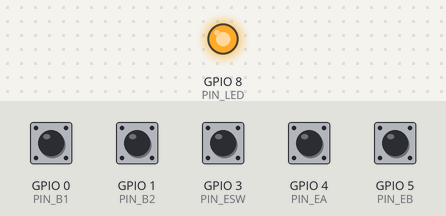
The sketch below on a simulated ESP32-C3. On the bench: output pins drawn as LEDs (lit = HIGH). The inputs (shaded band) are chosen by the test bench; at power-on: GPIO 0 (PIN_B1), GPIO 1 (PIN_B2), GPIO 3 (PIN_ESW), GPIO 4 (PIN_EA), GPIO 5 (PIN_EB) HIGH. Random numbers use the default seed unless the sketch sets one; EEPROM starts erased; nothing arrives over Bluetooth unless stated. At 5.3 s the program puts the board to deep sleep or switches it off; the recording ends there.

Above: at 1.2 s.
1.3 s: GPIO 0 (PIN_B1) pulled LOW for 1 s
At 2.37 s:
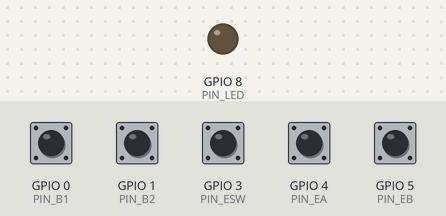
Timing chart, 0 to 4.3 s (numbered marks = the images above; inputs shaded):
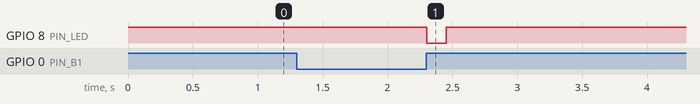

Measured:
- after the input at 1.3 s, GPIO 8 (PIN_LED): HIGH → LOW after 1.0 s, → HIGH 0.15 s later

The sketch:

vacuum-remote.ino
```cpp
/*
 * Беспроводной пульт пылесоса «S3»: ESP32-C3 (например, плата ESP32-C3 SuperMini), две кнопки
 * и энкодер с кнопкой, питание — аккумулятор 3,7 В через стабилизатор платы.
 *
 * Пульт не держит соединение: он спит (десятки микроампер) и просыпается от кнопки или поворота
 * энкодера, передаёт событие короткой рекламой Bluetooth (данные производителя «VR», повтор
 * 150 мс для надёжности) и через 3 с тишины снова засыпает. Контроллер (firmware/vacuum-s3)
 * слушает эфир, проверяет подпись SipHash-2-4 ключом пульта и счётчик (повтор или чужая посылка
 * не пройдут).
 *
 * Кнопка 1: коротко — пуск/стоп турбин, удержание 1 с — очистка фильтра.
 * Кнопка 2: коротко — вторая турбина вкл/выкл, удержание — режим авто/ручной.
 * Энкодер: мощность (ручной) или уставка расхода (авто); нажатие — очистка фильтра.
 * Привязка: на контроллере — «Выкл» + «Турбина 1» 3 с (или «Настройки → Пульт» на экране), затем
 * на пульте зажать обе кнопки на 5 с, пульт — рядом с контроллером (ключ идёт слабым сигналом).
 *
 * Выводы (пробуждение из сна — только GPIO0–GPIO5): кнопка 1 — GPIO0, кнопка 2 — GPIO1,
 * кнопка энкодера — GPIO3, энкодер A/B — GPIO4/GPIO5 (все — на землю, подтяжки внутри),
 * светодиод платы — GPIO8 (светит нулём).
 * Arduino IDE: плата «ESP32C3 Dev Module», USB CDC On Boot — Enabled.
 * arduino-cli: --fqbn esp32:esp32:esp32c3:CDCOnBoot=cdc
 */
#include <Arduino.h>
#include <BLEAdvertising.h>
#include <BLEDevice.h>
#include <Preferences.h>
#include "esp_bt.h"
#include "esp_mac.h"
#include "esp_sleep.h"
#include "remote_btn.h"

#define PIN_B1 0
#define PIN_B2 1
#define PIN_ESW 3
#define PIN_EA 4
#define PIN_EB 5
#define PIN_LED 8
#define IDLE_MS 3000
#define HOLD_MS 1000
#define PAIR_MS 5000

enum { EV_B1 = 1, EV_B1_HOLD, EV_B2, EV_B2_HOLD, EV_ENC, EV_ENC_SW };

static Preferences prefs;
static uint8_t key[16];
static uint32_t remote_id;
RTC_DATA_ATTR static uint32_t counter; /* переживает сон; копия — во флеше */
static BLEAdvertising *adv;

/* ---------------- SipHash-2-4 (как в контроллере, vac_drv.c) ---------------- */

#define ROTL(x, b) (uint64_t)(((x) << (b)) | ((x) >> (64 - (b))))
#define SIPROUND                                                     \
  do {                                                               \
    v0 += v1, v1 = ROTL(v1, 13), v1 ^= v0, v0 = ROTL(v0, 32);          \
    v2 += v3, v3 = ROTL(v3, 16), v3 ^= v2;                           \
    v0 += v3, v3 = ROTL(v3, 21), v3 ^= v0;                           \
    v2 += v1, v1 = ROTL(v1, 17), v1 ^= v2, v2 = ROTL(v2, 32);          \
  } while (0)

static uint64_t le64(const uint8_t *p) {
  uint64_t v = 0;
  for (int i = 7; i >= 0; i--) v = (v << 8) | p[i];
  return v;
}

static uint64_t siphash24(const uint8_t k[16], const uint8_t *data, int len) {
  uint64_t k0 = le64(k), k1 = le64(k + 8);
  uint64_t v0 = 0x736f6d6570736575ULL ^ k0, v1 = 0x646f72616e646f6dULL ^ k1;
  uint64_t v2 = 0x6c7967656e657261ULL ^ k0, v3 = 0x7465646279746573ULL ^ k1;
  int full = len & ~7;
  for (int i = 0; i < full; i += 8) {
    uint64_t m = le64(data + i);
    v3 ^= m;
    SIPROUND;
    SIPROUND;
    v0 ^= m;
  }
  uint64_t b = (uint64_t)len << 56;
  for (int i = 0; i < (len & 7); i++) b |= (uint64_t)data[full + i] << (8 * i);
  v3 ^= b;
  SIPROUND;
  SIPROUND;
  v0 ^= b;
  v2 ^= 0xff;
  SIPROUND;
  SIPROUND;
  SIPROUND;
  SIPROUND;
  return v0 ^ v1 ^ v2 ^ v3;
}

static void put32(uint8_t *p, uint32_t v) {
  for (int i = 0; i < 4; i++) p[i] = (uint8_t)(v >> (8 * i));
}

/* ---------------- эфир ---------------- */

/* Данные производителя: код компании 0xFFFF и посылка. */
static void broadcast(const uint8_t *pkt, int len, int ms) {
  String md;
  md += (char)0xFF;
  md += (char)0xFF;
  for (int i = 0; i < len; i++) md += (char)pkt[i];
  BLEAdvertisementData d;
  d.setFlags(0x06);
  d.setManufacturerData(md);
  adv->setAdvertisementData(d);
  adv->setMinInterval(32); /* 20 мс */
  adv->setMaxInterval(40);
  adv->start();
  delay(ms);
  adv->stop();
}

static void send_event(int ev, int arg) {
  uint8_t p[17] = {'V', 'R', 1};
  counter++;
  put32(p + 3, remote_id);
  put32(p + 7, counter);
  p[11] = (uint8_t)ev;
  p[12] = (uint8_t)(int8_t)arg;
  put32(p + 13, (uint32_t)siphash24(key, p + 3, 10));
  digitalWrite(PIN_LED, LOW);
  broadcast(p, sizeof p, 150);
  digitalWrite(PIN_LED, HIGH);
  prefs.putUInt("ctr", counter);
}

static void send_pairing(void) {
  uint8_t p[23] = {'V', 'P', 1};
  put32(p + 3, remote_id);
  memcpy(p + 7, key, 16);
  /* Ключ — только слабым сигналом: услышит контроллер рядом, а не соседний двор. */
  esp_ble_tx_power_set(ESP_BLE_PWR_TYPE_ADV, ESP_PWR_LVL_N12);
  for (int i = 0; i < 10; i++) {
    digitalWrite(PIN_LED, i & 1);
    broadcast(p, sizeof p, 300);
  }
  esp_ble_tx_power_set(ESP_BLE_PWR_TYPE_ADV, ESP_PWR_LVL_P9);
  digitalWrite(PIN_LED, HIGH);
}

/* ---------------- кнопки и энкодер ---------------- */

static Btn b1 = {PIN_B1}, b2 = {PIN_B2}, bsw = {PIN_ESW};
static uint8_t enc_prev;
static int8_t enc_acc;
static int enc_steps;
static uint32_t last_act;

static void poll_encoder(void) {
  uint8_t s = (uint8_t)((digitalRead(PIN_EA) << 1) | digitalRead(PIN_EB));
  uint8_t idx = (uint8_t)((enc_prev << 2) | s);
  int d = 0;
  if (idx == 13 || idx == 4 || idx == 2 || idx == 11) d = 1;
  else if (idx == 14 || idx == 8 || idx == 1 || idx == 7) d = -1;
  enc_prev = s;
  enc_acc += d;
  if (enc_acc >= 4) enc_steps++, enc_acc -= 4;
  else if (enc_acc <= -4) enc_steps--, enc_acc += 4;
}

/* Возвращает: 0 — ничего, 1 — короткое нажатие (при отпускании), 2 — удержание. */
static int poll_btn(Btn &b, uint32_t now) {
  bool pressed = digitalRead(b.pin) == LOW;
  if (pressed && !b.down) {
    b.down = true;
    b.hold = false;
    b.t = now;
  } else if (pressed && b.down && !b.hold && now - b.t >= HOLD_MS) {
    b.hold = true;
    return 2;
  } else if (!pressed && b.down) {
    b.down = false;
    if (!b.hold && now - b.t > 30) return 1;
  }
  return 0;
}

static void go_sleep(void) {
  adv->stop();
  const uint64_t mask = (1ULL << PIN_B1) | (1ULL << PIN_B2) | (1ULL << PIN_ESW) | (1ULL << PIN_EA) | (1ULL << PIN_EB);
  esp_deep_sleep_enable_gpio_wakeup(mask, ESP_GPIO_WAKEUP_GPIO_LOW);
  esp_deep_sleep_start();
}

void setup() {
  pinMode(PIN_LED, OUTPUT);
  digitalWrite(PIN_LED, HIGH);
  const int in[] = {PIN_B1, PIN_B2, PIN_ESW, PIN_EA, PIN_EB};
  for (int p : in) pinMode(p, INPUT_PULLUP);
  enc_prev = (uint8_t)((digitalRead(PIN_EA) << 1) | digitalRead(PIN_EB));

  prefs.begin("remote", false);
  if (prefs.getBytes("key", key, 16) != 16) {
    /* Первое включение: свой ключ из аппаратного генератора случайных чисел. */
    esp_fill_random(key, 16);
    prefs.putBytes("key", key, 16);
  }
  uint32_t saved = prefs.getUInt("ctr", 0);
  if (counter < saved) counter = saved;
  uint8_t mac[6];
  esp_read_mac(mac, ESP_MAC_BT);
  remote_id = (uint32_t)mac[2] << 24 | (uint32_t)mac[3] << 16 | (uint32_t)mac[4] << 8 | mac[5];

  BLEDevice::init("");
  esp_ble_tx_power_set(ESP_BLE_PWR_TYPE_ADV, ESP_PWR_LVL_P9);
  adv = BLEDevice::getAdvertising();
  /* Реклама без соединения (у ESP32-C3 библиотека BLE работает на NimBLE, у S3 — на Bluedroid). */
#if defined(CONFIG_NIMBLE_ENABLED)
  adv->setAdvertisementType(BLE_GAP_CONN_MODE_NON);
#else
  adv->setAdvertisementType(ADV_TYPE_NONCONN_IND);
#endif
  last_act = millis();

  /* Проснулись от кнопки, а её уже отпустили (короткий щелчок быстрее загрузки) — это нажатие. */
  if (esp_sleep_get_wakeup_cause() == ESP_SLEEP_WAKEUP_GPIO) {
    uint64_t st = esp_sleep_get_gpio_wakeup_status();
    if ((st >> PIN_B1 & 1) && digitalRead(PIN_B1) == HIGH) send_event(EV_B1, 0);
    else if ((st >> PIN_B2 & 1) && digitalRead(PIN_B2) == HIGH) send_event(EV_B2, 0);
    else if ((st >> PIN_ESW & 1) && digitalRead(PIN_ESW) == HIGH) send_event(EV_ENC_SW, 0);
  }
}

void loop() {
  uint32_t now = millis();
  poll_encoder();
  int e1 = poll_btn(b1, now), e2 = poll_btn(b2, now), es = poll_btn(bsw, now);
  if (b1.down || b2.down || bsw.down || enc_steps) last_act = now;
  /* Обе кнопки 5 с — привязка. */
  if (b1.down && b2.down && now - b1.t > PAIR_MS && now - b2.t > PAIR_MS) {
    send_pairing();
    b1.hold = b2.hold = true;
    while (digitalRead(PIN_B1) == LOW || digitalRead(PIN_B2) == LOW) delay(10);
    b1.down = b2.down = false;
    last_act = millis();
    return;
  }
  if (b1.down && b2.down) return; /* ждём привязку, одиночные события не шлём */
  if (e1) send_event(e1 == 2 ? EV_B1_HOLD : EV_B1, 0);
  if (e2) send_event(e2 == 2 ? EV_B2_HOLD : EV_B2, 0);
  if (es == 1) send_event(EV_ENC_SW, 0);
  if (enc_steps) {
    /* Повороты копим 60 мс — одна посылка на несколько щелчков. */
    static uint32_t first;
    if (!first) first = now;
    if (now - first >= 60) {
      int n = enc_steps > 20 ? 20 : enc_steps < -20 ? -20 : enc_steps;
      enc_steps = 0;
      first = 0;
      send_event(EV_ENC, n);
    }
  }
  if (now - last_act > IDLE_MS) go_sleep();
  delay(1);
}
```

remote_btn.h
```cpp
/* Кнопка пульта (в заголовке — чтобы прототипы, которые Arduino ставит в начало .ino, знали тип). */
#ifndef REMOTE_BTN_H
#define REMOTE_BTN_H
#include <stdint.h>

struct Btn {
  int pin;
  bool down;
  bool hold;
  uint32_t t;
};

#endif
```
